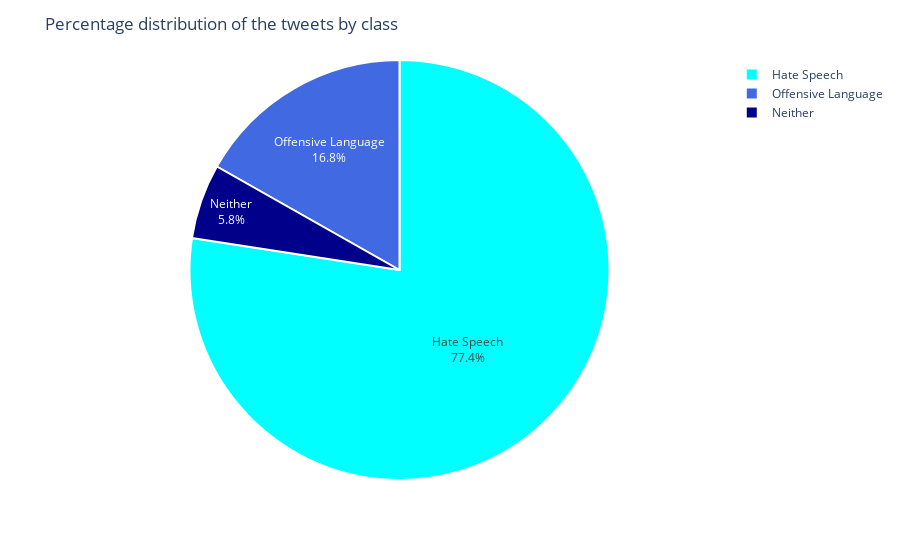

Source (notebook cell):
### Markdown cell above
From this countplot it is evident that majority of the tweets are classified as offensive language. Hate speech and neither class on the other hand has a narrower gap between them. This class imbalance is a critical factor to be considered during data cleaning & preprocessing to ensure that the model does not become biased towards the dominant class which could affect the overall performance and fairless of the classification models.

### Code cell
import plotly.express as px
df = px.data.tips()
fig = px.pie(df, values=class_counts.values, names=class_labels, color=class_labels,
             color_discrete_map={'Hate Speech':'cyan',
                                 'Offensive Language':'royalblue',
                                 'Neither':'darkblue'})

fig.update_traces(textinfo='percent+label', texttemplate='%{label}<br>%{percent:.1%}', 
                  hovertemplate='%{label}: %{value}', 
                  marker=dict(line=dict(color='white', width=2)))

fig.update_layout(
    title = "Percentage distribution of the tweets by class"
)

fig.show()

### Figure 1 — Plotly figure (JSON) as saved in the notebook; plotly's stock layout.template omitted (floating-point values rounded to 4 significant figures)
{"data": [{"customdata": [["Hate Speech"], ["Offensive Language"], ["Neither"]], "domain": {"x": [0, 1], "y": [0, 1]}, "hovertemplate": "%{label}: %{value}", "labels": ["Hate Speech", "Offensive Language", "Neither"], "legendgroup": "", "marker": {"colors": ["cyan", "royalblue", "darkblue"], "line": {"color": "white", "width": 2}}, "name": "", "showlegend": true, "textinfo": "percent+label", "texttemplate": "%{label}<br>%{percent:.1%}", "type": "pie", "values": [19190, 4163, 1430]}], "layout": {"legend": {"tracegroupgap": 0}, "margin": {"t": 60}, "title": {"text": "Percentage distribution of the tweets by class"}}}
